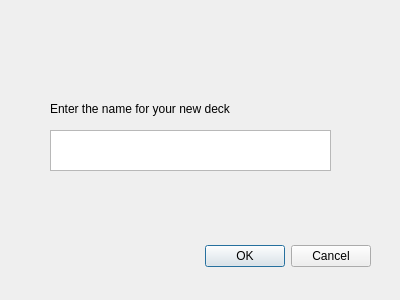
<?xml version="1.0" encoding="UTF-8"?>
<ui version="4.0">
 <class>newdecknameform</class>
 <widget class="QDialog" name="newdecknameform">
  <property name="geometry">
   <rect>
    <x>0</x>
    <y>0</y>
    <width>400</width>
    <height>300</height>
   </rect>
  </property>
  <property name="windowTitle">
   <string>Dialog</string>
  </property>
  <widget class="QDialogButtonBox" name="buttonBox">
   <property name="geometry">
    <rect>
     <x>30</x>
     <y>240</y>
     <width>341</width>
     <height>32</height>
    </rect>
   </property>
   <property name="orientation">
    <enum>Qt::Horizontal</enum>
   </property>
   <property name="standardButtons">
    <set>QDialogButtonBox::Cancel|QDialogButtonBox::Ok</set>
   </property>
  </widget>
  <widget class="QTextEdit" name="newDecktextInput">
   <property name="geometry">
    <rect>
     <x>50</x>
     <y>130</y>
     <width>281</width>
     <height>41</height>
    </rect>
   </property>
  </widget>
  <widget class="QLabel" name="newDeckTextLabel">
   <property name="geometry">
    <rect>
     <x>50</x>
     <y>100</y>
     <width>241</width>
     <height>18</height>
    </rect>
   </property>
   <property name="text">
    <string>Enter the name for your new deck</string>
   </property>
  </widget>
 </widget>
 <resources/>
 <connections>
  <connection>
   <sender>buttonBox</sender>
   <signal>accepted()</signal>
   <receiver>newdecknameform</receiver>
   <slot>accept()</slot>
   <hints>
    <hint type="sourcelabel">
     <x>248</x>
     <y>254</y>
    </hint>
    <hint type="destinationlabel">
     <x>157</x>
     <y>274</y>
    </hint>
   </hints>
  </connection>
  <connection>
   <sender>buttonBox</sender>
   <signal>rejected()</signal>
   <receiver>newdecknameform</receiver>
   <slot>reject()</slot>
   <hints>
    <hint type="sourcelabel">
     <x>316</x>
     <y>260</y>
    </hint>
    <hint type="destinationlabel">
     <x>286</x>
     <y>274</y>
    </hint>
   </hints>
  </connection>
 </connections>
</ui>
